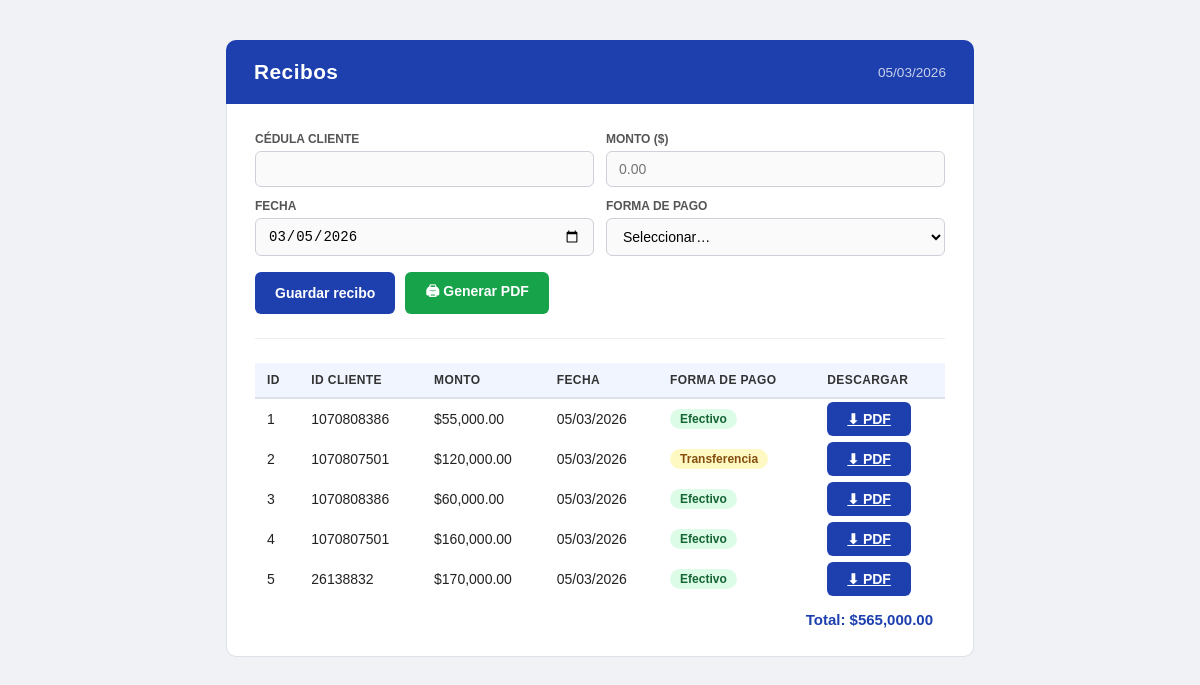
The page / on the database its author committed.
### tables this page shows
CREATE TABLE `recibos` (
  `id` int(11) NOT NULL,
  `id_cliente` bigint(10) NOT NULL,
  `monto` decimal(10,2) NOT NULL,
  `fecha` date NOT NULL,
  `forma_pago` varchar(50) NOT NULL
);

### index.php (the view, shortened to what this page needs)
<?php
require "conexion.php";
$res = mysqli_query($conn, "SELECT * FROM recibos ORDER BY fecha DESC");
$total = 0;
$filas = [];
while ($r = mysqli_fetch_assoc($res)) {
  $total += $r["monto"];
  $filas[] = $r;
}
?>
<!DOCTYPE html>
<html lang="es">
<head>
  <link rel="stylesheet" href="style.css">
</head>
<body>
  <div class="wrap">
    <header class="no-print">
      <h1>Recibos</h1>
      <span><?= date('d/m/Y') ?></span>
    </header>
    <div class="card">
      <form method="POST" class="no-print">
        <div class="form-row">
          <div class="form-group">
            <label>Cédula Cliente</label>
            <input type="number" name="id_cliente" placeholder="" min="1" step="1" required>
          </div>
          <div class="form-group">
            <label>Monto ($)</label>
            <input type="number" name="monto" placeholder="0.00" step="0.01" min="0" required>
          </div>
          <div class="form-group">
            <label>Fecha</label>
            <input type="date" name="fecha" value="<?= date('Y-m-d') ?>" max="<?= date('Y-m-d') ?>" required>
          </div>
          <div class="form-group">
            <label>Forma de pago</label>
            <select name="forma_pago" required>
              <option value="">Seleccionar…</option>
            </select>
          </div>
        </div>
        <div class="btn-row">
          <button class="btn btn-blue" name="guardar">Guardar recibo</button>
          <button type="button" class="btn btn-green" onclick="generarPDF()">🖨 Generar PDF</button>
        </div>
      </form>
      <hr class="no-print">
      <table>
        <thead>
          <tr>
            <th>ID</th>
            <th>ID Cliente</th>
            <th>Monto</th>
            <th>Fecha</th>
            <th>Forma de pago</th>
            <th class="no-print">Descargar</th>
          </tr>
        </thead>
        <tbody>
          <?php foreach ($filas as $r): ?>
            <tr>
              <td><?= $r["id"] ?></td>
              <td><?= htmlspecialchars($r["id_cliente"]) ?></td>
              <td>$<?= number_format($r["monto"], 2) ?></td>
              <td><?= date('d/m/Y', strtotime($r["fecha"])) ?></td>
              <td><span class="badge badge-<?= strtolower($r["forma_pago"]) ?>"><?= $r["forma_pago"] ?></span></td>
              <td class="no-print">
              <a class="btn btn-blue" href="recibo_pdf.php?id=<?= $r['id'] ?>" target="_blank">⬇ PDF</a>
            </td>
          <tbody>
            </tr>
          <?php endforeach; ?>
        </tbody>
      </table>
      <div class="total-row">Total: $<?= number_format($total, 2) ?></div>
    </div>
  </div>
</body>
</html>

### style.css (style rules this page uses)
* { box-sizing: border-box; margin: 0; padding: 0; }
body { font-family: Arial, sans-serif; background: #f0f2f5; color: #222; }
.wrap { max-width: 780px; margin: 40px auto; padding: 0 16px; }
header { background: #1e40af; color: white; padding: 20px 28px; border-radius: 10px 10px 0 0; display: flex; align-items: center; justify-content: space-between; }
header h1 { font-size: 1.3rem; letter-spacing: .5px; }
header span { font-size: .85rem; opacity: .75; }
.card { background: #fff; border: 1px solid #dde1e9; border-top: none; border-radius: 0 0 10px 10px; padding: 28px; }
.form-row { display: grid; grid-template-columns: 1fr 1fr; gap: 12px; margin-bottom: 16px; }
.form-group { display: flex; flex-direction: column; gap: 5px; }
.form-group label { font-size: 12px; font-weight: bold; color: #555; text-transform: uppercase; }
.form-group input, .form-group select { padding: 9px 12px; border: 1px solid #cdd0d8; border-radius: 6px; font-size: 14px; background: #fafafa; transition: border-color .2s; }
.btn-row { display: flex; gap: 10px; margin-top: 4px; }
.btn { padding: 9px 20px; border: none; border-radius: 6px; font-size: 14px; font-weight: bold; cursor: pointer; }
.btn-blue { background: #1e40af; color: #fff; }
.btn-green { background: #16a34a; color: #fff; }
hr { border: none; border-top: 1px solid #eee; margin: 24px 0; }
table { width: 100%; border-collapse: collapse; font-size: 14px; }
thead th { background: #f1f5ff; color: #333; padding: 10px 12px; text-align: left; font-size: 12px; text-transform: uppercase; letter-spacing: .4px; border-bottom: 2px solid #dde1e9; }
tbody td { padding: 10px 12px; border-bottom: 1px solid #f0f0f0; }
tbody tr:last-child td { border-bottom: none; }
.badge { display: inline-block; padding: 3px 10px; border-radius: 20px; font-size: 12px; font-weight: bold; }
.badge-efectivo { background: #dcfce7; color: #166534; }
.badge-transferencia { background: #fef9c3; color: #854d0e; }
.total-row { display: flex; justify-content: flex-end; padding: 12px 12px 0; font-size: 15px; font-weight: bold; color: #1e40af; }

### rows shown on the page
recibos: id "1", id_cliente "1070808386", monto "55,000.00", fecha "05/03/2026", forma_pago "Efectivo"
recibos: id "2", id_cliente "1070807501", monto "120,000.00", fecha "05/03/2026", forma_pago "Transferencia"
recibos: id "3", id_cliente "1070808386", monto "60,000.00", fecha "05/03/2026", forma_pago "Efectivo"
recibos: id "4", id_cliente "1070807501", monto "160,000.00", fecha "05/03/2026", forma_pago "Efectivo"
recibos: id "5", id_cliente "26138832", monto "170,000.00", fecha "05/03/2026", forma_pago "Efectivo"

### other values the page prints
$total "565,000.00"
